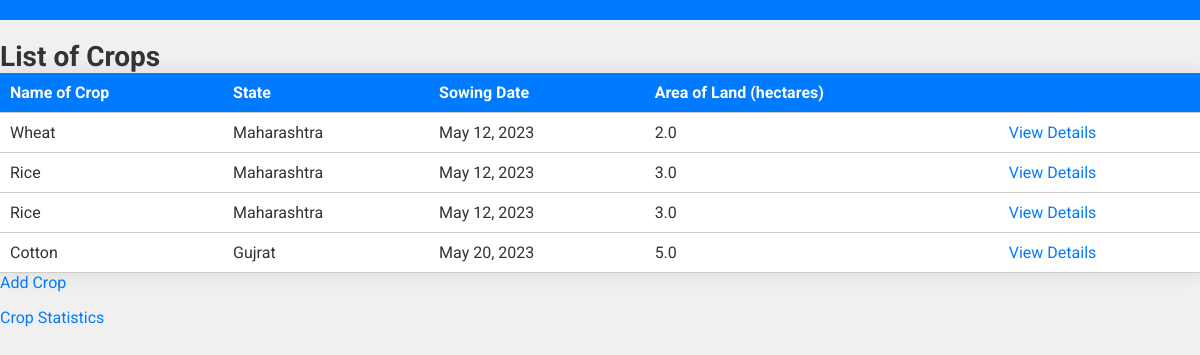
The page / on the database its author committed.
### sowstat/models.py (models this page shows, shortened)
class Crop(models.Model):
    name = models.CharField(max_length=200)
    state = models.CharField(max_length=100)
    sowing_date = models.DateField()
    area = models.FloatField()

### sowstat/views.py (the view)
# urls.py: path('', views.index, name='index'),
def index(request):
    crops = Crop.objects.all()
    return render(request, 'index.html', {'crops': crops})

### template/index.html
{% extends 'base.html' %}
{% block content %}
  <div class="container">
    <h1 class="text-center my-5">List of Crops</h1>
    <div class="row justify-content-center">
      <div class="col-md-8">
        <table class="table table-hover">
          <thead>
            <tr class="table-dark">
              <th>Name of Crop</th>
              <th>State</th>
              <th>Sowing Date</th>
              <th>Area of Land (hectares)</th>
              <th></th>
            </tr>
          </thead>
          <tbody>
            {% for crop in crops %}
              <tr>
                <td>{{ crop.name }}</td>
                <td>{{ crop.state }}</td>
                <td>{{ crop.sowing_date }}</td>
                <td>{{ crop.area }}</td>
                <td><a href="{% url 'crop_detail' crop.id %}" class="btn btn-primary">View Details</a></td>
              </tr>
            {% empty %}
              <tr>
                <td colspan="5" class="text-center">No crops added yet.</td>
              </tr>
            {% endfor %}
          </tbody>
        </table>
        <a href="{% url 'add_crop' %}" class="btn btn-success">Add Crop</a>
      </div>
    </div>
    <p><a href="{% url 'crop_statistics' %}">Crop Statistics</a></p>
  </div>
{% endblock %}

### template/base.html (shortened to what this page needs)
<!DOCTYPE html>
<html>
<head>
</head>
<body>
  <header>
  </header>
  <div class="container">
    {% block content %}{% endblock %}
  </div>
</body>
</html>

### template/base.html (style rules this page uses)
body { font-family: 'Roboto', sans-serif; font-size: 16px; color: #333; background-color: #f0f0f0; margin: 0; padding: 0; }
header { background-color: #007bff; color: #fff; padding: 10px; margin-bottom: 20px; }
h1 { font-size: 28px; margin: 0; padding: 0; }
a { color: #007bff; text-decoration: none; }
table { width: 100%; border-collapse: collapse; background-color: #fff; box-shadow: 0 0 20px rgba(0, 0, 0, 0.1); }
th, td { padding: 10px; text-align: left; border-bottom: 1px solid #ccc; }
th { background-color: #007bff; color: #fff; }

### rows shown on the page
Crop: name "Wheat", state "Maharashtra", sowing_date "May 12, 2023", area "2.0"
Crop: name "Rice", state "Maharashtra", sowing_date "May 12, 2023", area "3.0"
Crop: name "Rice", state "Maharashtra", sowing_date "May 12, 2023", area "3.0"
Crop: name "Cotton", state "Gujrat", sowing_date "May 20, 2023", area "5.0"
